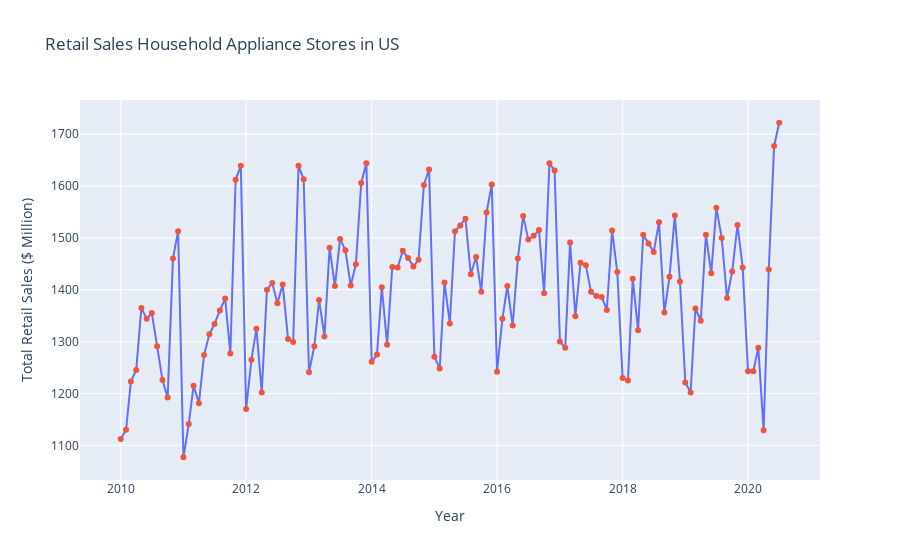

The cell this chart's notebook holds for it:
### Code cell
#change df.DATE to month-year
month = pd.to_datetime(X.dt.strftime('%Y-%m'))
#create interactive time-series plot y_train
fig = go.Figure()
fig.add_trace(go.Scatter(x=month, y=y_train, showlegend=False))
fig.update_layout(title='Retail Sales Household Appliance Stores in US', xaxis_title='Year', yaxis_title='Total Retail Sales ($ Million)')
#add dots to the plot
fig.add_trace(go.Scatter(x=month, y=y_train, mode='markers', showlegend=False))
fig.show()

### Figure 1 — Plotly figure (JSON) as saved in the notebook; plotly's stock layout.template omitted (floating-point values rounded to 4 significant figures; data arrays with more than 128 entries replaced by an {"elided": "..."} marker saying what was removed)
{"data": [{"showlegend": false, "type": "scatter", "x": {"elided": "158 str values"}, "y": [1112, 1130, 1223, 1245, 1365, 1344, 1355, 1291, 1226, 1192, 1460, 1513, 1077, 1141, 1215, 1181, 1274, 1314, 1334, 1360, 1383, 1277, 1612, 1639, 1170, 1265, 1325, 1202, 1400, 1413, 1374, 1410, 1305, 1299, 1639, 1613, 1241, 1291, 1380, 1310, 1481, 1407, 1498, 1476, 1408, 1449, 1606, 1644, 1261, 1275, 1405, 1294, 1444, 1443, 1475, 1461, 1445, 1458, 1602, 1632, 1271, 1248, 1414, 1335, 1513, 1524, 1537, 1430, 1463, 1396, 1549, 1603, 1242, 1344, 1407, 1331, 1460, 1542, 1497, 1504, 1515, 1393, 1644, 1630, 1300, 1288, 1491, 1349, 1452, 1447, 1396, 1388, 1386, 1361, 1514, 1434, 1230, 1225, 1421, 1322, 1506, 1489, 1473, 1530, 1356, 1425, 1543, 1416, 1221, 1202, 1364, 1340, 1506, 1432, 1558, 1500, 1384, 1435, 1525, 1443, 1243, 1243, 1288, 1129, 1439, 1677, 1722]}, {"mode": "markers", "showlegend": false, "type": "scatter", "x": {"elided": "158 str values"}, "y": [1112, 1130, 1223, 1245, 1365, 1344, 1355, 1291, 1226, 1192, 1460, 1513, 1077, 1141, 1215, 1181, 1274, 1314, 1334, 1360, 1383, 1277, 1612, 1639, 1170, 1265, 1325, 1202, 1400, 1413, 1374, 1410, 1305, 1299, 1639, 1613, 1241, 1291, 1380, 1310, 1481, 1407, 1498, 1476, 1408, 1449, 1606, 1644, 1261, 1275, 1405, 1294, 1444, 1443, 1475, 1461, 1445, 1458, 1602, 1632, 1271, 1248, 1414, 1335, 1513, 1524, 1537, 1430, 1463, 1396, 1549, 1603, 1242, 1344, 1407, 1331, 1460, 1542, 1497, 1504, 1515, 1393, 1644, 1630, 1300, 1288, 1491, 1349, 1452, 1447, 1396, 1388, 1386, 1361, 1514, 1434, 1230, 1225, 1421, 1322, 1506, 1489, 1473, 1530, 1356, 1425, 1543, 1416, 1221, 1202, 1364, 1340, 1506, 1432, 1558, 1500, 1384, 1435, 1525, 1443, 1243, 1243, 1288, 1129, 1439, 1677, 1722]}], "layout": {"title": {"text": "Retail Sales Household Appliance Stores in US"}, "xaxis": {"title": {"text": "Year"}}, "yaxis": {"title": {"text": "Total Retail Sales ($ Million)"}}}}
